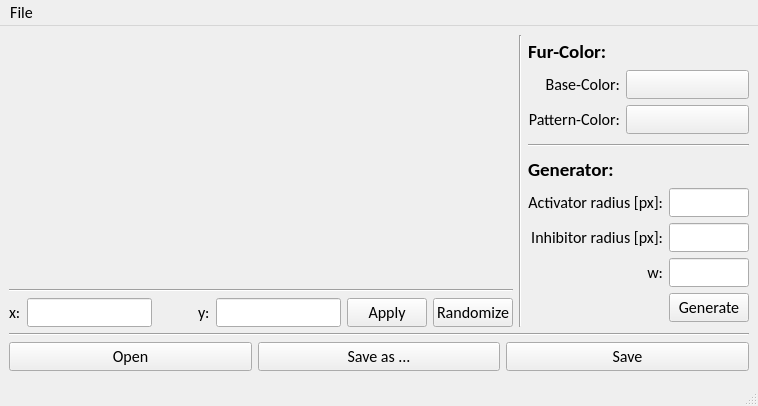
<?xml version="1.0" encoding="UTF-8"?>
<ui version="4.0">
 <class>FurPatternGenerator</class>
 <widget class="QMainWindow" name="FurPatternGenerator">
  <property name="geometry">
   <rect>
    <x>0</x>
    <y>0</y>
    <width>754</width>
    <height>406</height>
   </rect>
  </property>
  <property name="sizePolicy">
   <sizepolicy hsizetype="Expanding" vsizetype="Expanding">
    <horstretch>0</horstretch>
    <verstretch>0</verstretch>
   </sizepolicy>
  </property>
  <property name="font">
   <font>
    <family>Calibri</family>
    <pointsize>12</pointsize>
   </font>
  </property>
  <property name="windowTitle">
   <string>Fur-Pattern-Generator (FPG)</string>
  </property>
  <property name="tabShape">
   <enum>QTabWidget::Rounded</enum>
  </property>
  <widget class="QWidget" name="central_widget">
   <property name="sizePolicy">
    <sizepolicy hsizetype="Expanding" vsizetype="Expanding">
     <horstretch>0</horstretch>
     <verstretch>0</verstretch>
    </sizepolicy>
   </property>
   <property name="minimumSize">
    <size>
     <width>0</width>
     <height>0</height>
    </size>
   </property>
   <property name="maximumSize">
    <size>
     <width>16777215</width>
     <height>16777215</height>
    </size>
   </property>
   <layout class="QVBoxLayout" name="verticalLayout_6">
    <item>
     <layout class="QVBoxLayout" name="main_vertical_layout">
      <item>
       <layout class="QHBoxLayout" name="upper_layout">
        <item>
         <layout class="QVBoxLayout" name="image_layout">
          <item>
           <widget class="QLabel" name="image_label">
            <property name="sizePolicy">
             <sizepolicy hsizetype="Expanding" vsizetype="Expanding">
              <horstretch>0</horstretch>
              <verstretch>0</verstretch>
             </sizepolicy>
            </property>
            <property name="minimumSize">
             <size>
              <width>1</width>
              <height>1</height>
             </size>
            </property>
            <property name="text">
             <string/>
            </property>
            <property name="alignment">
             <set>Qt::AlignCenter</set>
            </property>
           </widget>
          </item>
          <item>
           <widget class="Line" name="line_4">
            <property name="orientation">
             <enum>Qt::Horizontal</enum>
            </property>
           </widget>
          </item>
          <item>
           <layout class="QHBoxLayout" name="resolution_layout">
            <item>
             <widget class="QLabel" name="lb_x">
              <property name="sizePolicy">
               <sizepolicy hsizetype="Fixed" vsizetype="Preferred">
                <horstretch>0</horstretch>
                <verstretch>0</verstretch>
               </sizepolicy>
              </property>
              <property name="text">
               <string>x:</string>
              </property>
             </widget>
            </item>
            <item>
             <widget class="QLineEdit" name="input_res_x">
              <property name="sizePolicy">
               <sizepolicy hsizetype="Minimum" vsizetype="Fixed">
                <horstretch>0</horstretch>
                <verstretch>0</verstretch>
               </sizepolicy>
              </property>
              <property name="toolTip">
               <string>&lt;html&gt;&lt;head/&gt;&lt;body&gt;&lt;p&gt;the resolution x&lt;/p&gt;&lt;/body&gt;&lt;/html&gt;</string>
              </property>
              <property name="alignment">
               <set>Qt::AlignRight|Qt::AlignTrailing|Qt::AlignVCenter</set>
              </property>
             </widget>
            </item>
            <item>
             <spacer name="horizontalSpacer">
              <property name="orientation">
               <enum>Qt::Horizontal</enum>
              </property>
              <property name="sizeType">
               <enum>QSizePolicy::Fixed</enum>
              </property>
              <property name="sizeHint" stdset="0">
               <size>
                <width>40</width>
                <height>20</height>
               </size>
              </property>
             </spacer>
            </item>
            <item>
             <widget class="QLabel" name="lb_y">
              <property name="sizePolicy">
               <sizepolicy hsizetype="Fixed" vsizetype="Preferred">
                <horstretch>0</horstretch>
                <verstretch>0</verstretch>
               </sizepolicy>
              </property>
              <property name="text">
               <string>y:</string>
              </property>
             </widget>
            </item>
            <item>
             <widget class="QLineEdit" name="input_res_y">
              <property name="sizePolicy">
               <sizepolicy hsizetype="Minimum" vsizetype="Fixed">
                <horstretch>0</horstretch>
                <verstretch>0</verstretch>
               </sizepolicy>
              </property>
              <property name="toolTip">
               <string>&lt;html&gt;&lt;head/&gt;&lt;body&gt;&lt;p&gt;the resolution y&lt;/p&gt;&lt;/body&gt;&lt;/html&gt;</string>
              </property>
              <property name="alignment">
               <set>Qt::AlignRight|Qt::AlignTrailing|Qt::AlignVCenter</set>
              </property>
             </widget>
            </item>
            <item>
             <widget class="QPushButton" name="bt_apply">
              <property name="text">
               <string>Apply</string>
              </property>
             </widget>
            </item>
            <item>
             <widget class="QPushButton" name="bt_randomize">
              <property name="text">
               <string>Randomize</string>
              </property>
             </widget>
            </item>
           </layout>
          </item>
         </layout>
        </item>
        <item>
         <widget class="Line" name="line_2">
          <property name="orientation">
           <enum>Qt::Vertical</enum>
          </property>
         </widget>
        </item>
        <item>
         <layout class="QVBoxLayout" name="property_layout">
          <item>
           <layout class="QGridLayout" name="fur_color_layout">
            <property name="horizontalSpacing">
             <number>6</number>
            </property>
            <item row="0" column="0">
             <widget class="QLabel" name="lb_fur_color">
              <property name="sizePolicy">
               <sizepolicy hsizetype="Preferred" vsizetype="Fixed">
                <horstretch>0</horstretch>
                <verstretch>0</verstretch>
               </sizepolicy>
              </property>
              <property name="font">
               <font>
                <family>Calibri</family>
                <pointsize>14</pointsize>
                <weight>75</weight>
                <bold>true</bold>
               </font>
              </property>
              <property name="text">
               <string>Fur-Color:</string>
              </property>
             </widget>
            </item>
            <item row="1" column="0">
             <widget class="QLabel" name="label">
              <property name="sizePolicy">
               <sizepolicy hsizetype="Preferred" vsizetype="Preferred">
                <horstretch>0</horstretch>
                <verstretch>0</verstretch>
               </sizepolicy>
              </property>
              <property name="text">
               <string>Base-Color:</string>
              </property>
              <property name="alignment">
               <set>Qt::AlignRight|Qt::AlignTrailing|Qt::AlignVCenter</set>
              </property>
             </widget>
            </item>
            <item row="1" column="1">
             <widget class="QPushButton" name="bt_base">
              <property name="sizePolicy">
               <sizepolicy hsizetype="Expanding" vsizetype="Fixed">
                <horstretch>0</horstretch>
                <verstretch>0</verstretch>
               </sizepolicy>
              </property>
              <property name="toolTip">
               <string>&lt;html&gt;&lt;head/&gt;&lt;body&gt;&lt;p&gt;the base fur color&lt;/p&gt;&lt;/body&gt;&lt;/html&gt;</string>
              </property>
              <property name="text">
               <string/>
              </property>
              <property name="checkable">
               <bool>false</bool>
              </property>
             </widget>
            </item>
            <item row="2" column="0">
             <widget class="QLabel" name="label_5">
              <property name="sizePolicy">
               <sizepolicy hsizetype="Preferred" vsizetype="Preferred">
                <horstretch>0</horstretch>
                <verstretch>0</verstretch>
               </sizepolicy>
              </property>
              <property name="text">
               <string>Pattern-Color:</string>
              </property>
              <property name="alignment">
               <set>Qt::AlignRight|Qt::AlignTrailing|Qt::AlignVCenter</set>
              </property>
             </widget>
            </item>
            <item row="2" column="1">
             <widget class="QPushButton" name="bt_pattern">
              <property name="sizePolicy">
               <sizepolicy hsizetype="Expanding" vsizetype="Fixed">
                <horstretch>0</horstretch>
                <verstretch>0</verstretch>
               </sizepolicy>
              </property>
              <property name="toolTip">
               <string>&lt;html&gt;&lt;head/&gt;&lt;body&gt;&lt;p&gt;the pattern fur color (hence the melanocyte cells)&lt;/p&gt;&lt;/body&gt;&lt;/html&gt;</string>
              </property>
              <property name="text">
               <string/>
              </property>
             </widget>
            </item>
           </layout>
          </item>
          <item>
           <widget class="Line" name="line_3">
            <property name="orientation">
             <enum>Qt::Horizontal</enum>
            </property>
           </widget>
          </item>
          <item>
           <layout class="QGridLayout" name="generator_layout">
            <item row="0" column="0">
             <widget class="QLabel" name="lb_generator">
              <property name="sizePolicy">
               <sizepolicy hsizetype="Preferred" vsizetype="Fixed">
                <horstretch>0</horstretch>
                <verstretch>0</verstretch>
               </sizepolicy>
              </property>
              <property name="font">
               <font>
                <family>Calibri</family>
                <pointsize>14</pointsize>
                <weight>75</weight>
                <bold>true</bold>
               </font>
              </property>
              <property name="text">
               <string>Generator:</string>
              </property>
             </widget>
            </item>
            <item row="1" column="0">
             <widget class="QLabel" name="label_2">
              <property name="text">
               <string>Activator radius [px]:</string>
              </property>
              <property name="alignment">
               <set>Qt::AlignRight|Qt::AlignTrailing|Qt::AlignVCenter</set>
              </property>
             </widget>
            </item>
            <item row="1" column="1">
             <widget class="QLineEdit" name="input_activator_radius">
              <property name="toolTip">
               <string>&lt;html&gt;&lt;head/&gt;&lt;body&gt;&lt;p&gt;the activator radius A&lt;/p&gt;&lt;/body&gt;&lt;/html&gt;</string>
              </property>
              <property name="alignment">
               <set>Qt::AlignRight|Qt::AlignTrailing|Qt::AlignVCenter</set>
              </property>
             </widget>
            </item>
            <item row="2" column="0">
             <widget class="QLabel" name="label_3">
              <property name="text">
               <string>Inhibitor radius [px]:</string>
              </property>
              <property name="alignment">
               <set>Qt::AlignRight|Qt::AlignTrailing|Qt::AlignVCenter</set>
              </property>
             </widget>
            </item>
            <item row="2" column="1">
             <widget class="QLineEdit" name="input_inhibitor_radius">
              <property name="toolTip">
               <string>&lt;html&gt;&lt;head/&gt;&lt;body&gt;&lt;p&gt;the inhibitor radius I&lt;/p&gt;&lt;/body&gt;&lt;/html&gt;</string>
              </property>
              <property name="alignment">
               <set>Qt::AlignRight|Qt::AlignTrailing|Qt::AlignVCenter</set>
              </property>
             </widget>
            </item>
            <item row="3" column="0">
             <widget class="QLabel" name="label_4">
              <property name="text">
               <string>w:</string>
              </property>
              <property name="alignment">
               <set>Qt::AlignRight|Qt::AlignTrailing|Qt::AlignVCenter</set>
              </property>
             </widget>
            </item>
            <item row="3" column="1">
             <widget class="QLineEdit" name="input_inhibitor_weight">
              <property name="toolTip">
               <string>&lt;html&gt;&lt;head/&gt;&lt;body&gt;&lt;p&gt;the inhibitor weight w&lt;/p&gt;&lt;/body&gt;&lt;/html&gt;</string>
              </property>
              <property name="alignment">
               <set>Qt::AlignRight|Qt::AlignTrailing|Qt::AlignVCenter</set>
              </property>
             </widget>
            </item>
            <item row="4" column="1">
             <widget class="QPushButton" name="bt_generate">
              <property name="sizePolicy">
               <sizepolicy hsizetype="Minimum" vsizetype="Maximum">
                <horstretch>0</horstretch>
                <verstretch>0</verstretch>
               </sizepolicy>
              </property>
              <property name="text">
               <string>Generate</string>
              </property>
              <property name="checkable">
               <bool>false</bool>
              </property>
             </widget>
            </item>
           </layout>
          </item>
         </layout>
        </item>
       </layout>
      </item>
      <item>
       <widget class="Line" name="line">
        <property name="orientation">
         <enum>Qt::Horizontal</enum>
        </property>
       </widget>
      </item>
      <item>
       <layout class="QHBoxLayout" name="lower_layout">
        <item>
         <widget class="QPushButton" name="bt_open">
          <property name="text">
           <string>Open</string>
          </property>
          <property name="checkable">
           <bool>false</bool>
          </property>
         </widget>
        </item>
        <item>
         <widget class="QPushButton" name="bt_save_as">
          <property name="text">
           <string>Save as ...</string>
          </property>
          <property name="checkable">
           <bool>false</bool>
          </property>
         </widget>
        </item>
        <item>
         <widget class="QPushButton" name="bt_save">
          <property name="text">
           <string>Save</string>
          </property>
          <property name="checkable">
           <bool>false</bool>
          </property>
         </widget>
        </item>
       </layout>
      </item>
     </layout>
    </item>
   </layout>
  </widget>
  <widget class="QMenuBar" name="menubar">
   <property name="geometry">
    <rect>
     <x>0</x>
     <y>0</y>
     <width>754</width>
     <height>22</height>
    </rect>
   </property>
   <widget class="QMenu" name="menuFile">
    <property name="title">
     <string>File</string>
    </property>
    <addaction name="actionOpen"/>
    <addaction name="actionSave_as"/>
    <addaction name="actionSave"/>
   </widget>
   <addaction name="menuFile"/>
  </widget>
  <widget class="QStatusBar" name="statusbar"/>
  <action name="actionOpen">
   <property name="text">
    <string>Open</string>
   </property>
  </action>
  <action name="actionSave_as">
   <property name="text">
    <string>Save as...</string>
   </property>
  </action>
  <action name="actionSave">
   <property name="text">
    <string>Save</string>
   </property>
  </action>
 </widget>
 <tabstops>
  <tabstop>input_res_x</tabstop>
  <tabstop>input_res_y</tabstop>
  <tabstop>bt_apply</tabstop>
  <tabstop>bt_base</tabstop>
  <tabstop>bt_pattern</tabstop>
  <tabstop>input_activator_radius</tabstop>
  <tabstop>input_inhibitor_radius</tabstop>
  <tabstop>input_inhibitor_weight</tabstop>
  <tabstop>bt_generate</tabstop>
  <tabstop>bt_open</tabstop>
  <tabstop>bt_save_as</tabstop>
  <tabstop>bt_save</tabstop>
 </tabstops>
 <resources/>
 <connections/>
</ui>
